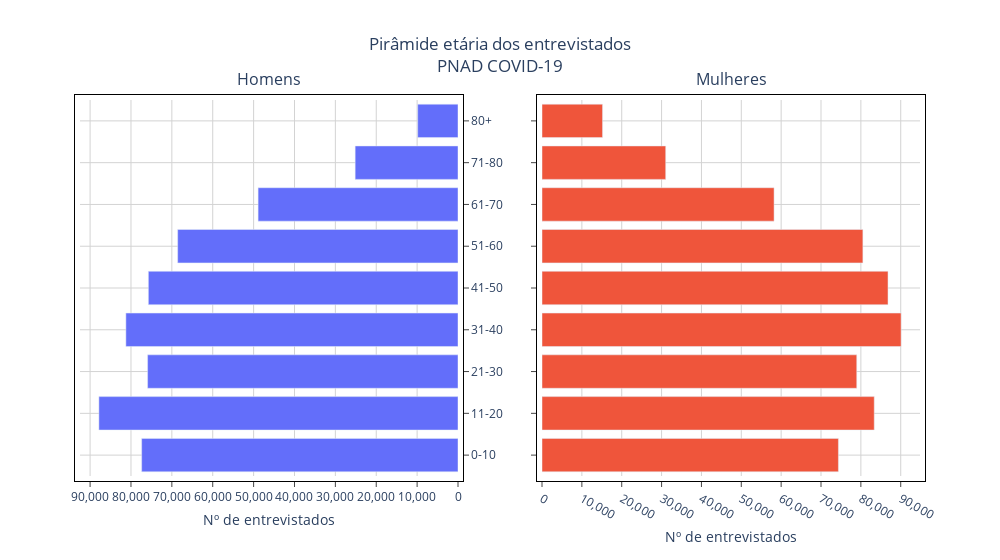

Write notebook code for a chart like this one.
### Code cell
age_groups = list(df_results.sort_values(by='grupo_idade')['grupo_idade'].unique())

males_population = list(df_results.sort_values(by='grupo_idade').loc[df_results['sexo'] == 'Homem']['count_grupo_idade'])
males_population = [-neg_value for neg_value in males_population]
females_population = list(df_results.sort_values(by='grupo_idade').loc[df_results['sexo'] == 'Mulher']['count_grupo_idade'])

# Create a subplot with two horizontal bar charts
fig = make_subplots(rows=1, cols=2, shared_yaxes=True, subplot_titles=('Homens', 'Mulheres'))

# Add bar traces for males and females
fig.add_trace(go.Bar(x=males_population, y=age_groups, orientation='h', name='Homens'), row=1, col=1)
fig.add_trace(go.Bar(x=females_population, y=age_groups, orientation='h', name='Mulheres'), row=1, col=2)

# Custom xticks
fig.update_layout(xaxis2 = dict(
    tickmode='array',
    tickvals = [90000, 80000, 70000, 60000, 50000, 40000, 30000, 20000, 10000, 0],
    ticktext = ['90,000', '80,000', '70,000', '60,000', '50,000', '40,000', '30,000', '20,000', '10,000', '0']
    )
)

# Custom xticks
fig.update_layout(xaxis1 = dict(
    tickmode='array',
    tickvals = [-90000, -80000, -70000, -60000, -50000, -40000, -30000, -20000, -10000, 0],
    ticktext = ['90,000', '80,000', '70,000', '60,000', '50,000', '40,000', '30,000', '20,000', '10,000', '0']
    )
)

# Customize layout
fig.update_xaxes(title_text='Nº de entrevistados', row=1, col=1)
fig.update_xaxes(title_text='Nº de entrevistados', row=1, col=2)

# Set the range of the y-axis to reverse the age pyramid
#fig.update_yaxes(categoryorder='total ascending', row=1, col=1)
fig.update_yaxes(side='right', mirror=True, row=1, col=1)

# Add title and labels
fig.update_layout(title='Pirâmide etária dos entrevistados<br>PNAD COVID-19', title_x=0.5, xaxis=dict(title='Nº de entrevistados'), width=1000, margin_pad=5,
                  showlegend=False, plot_bgcolor='white')

fig.update_xaxes(
    mirror=True,
    ticks='outside',
    showline=True,
    linecolor='black',
    gridcolor='lightgrey'
)
fig.update_yaxes(
    mirror=True,
    ticks='outside',
    showline=True,
    linecolor='black',
    gridcolor='lightgrey'
)

fig.layout.annotations[0].update(y=1.02)
fig.layout.annotations[1].update(y=1.02)

fig.show()

title_name = 'Piramide etária dos entrevistados por sexo'
plotly.offline.plot(fig, filename = f'./plots/{title_name}.html', auto_play=False, auto_open=False)

### Figure 1 — Plotly figure (JSON) as saved in the notebook; plotly's stock layout.template omitted (floating-point values rounded to 4 significant figures)
{"data": [{"name": "Homens", "orientation": "h", "type": "bar", "x": [-77384, -87847, -75933, -81248, -75747, -68577, -48901, -25158, -9861], "xaxis": "x", "y": ["0-10", "11-20", "21-30", "31-40", "41-50", "51-60", "61-70", "71-80", "80+"], "yaxis": "y"}, {"name": "Mulheres", "orientation": "h", "type": "bar", "x": [74366, 83353, 78965, 90093, 86809, 80504, 58222, 31037, 15192], "xaxis": "x2", "y": ["0-10", "11-20", "21-30", "31-40", "41-50", "51-60", "61-70", "71-80", "80+"], "yaxis": "y2"}], "layout": {"annotations": [{"font": {"size": 16}, "showarrow": false, "text": "Homens", "x": 0.225, "xanchor": "center", "xref": "paper", "y": 1.02, "yanchor": "bottom", "yref": "paper"}, {"font": {"size": 16}, "showarrow": false, "text": "Mulheres", "x": 0.775, "xanchor": "center", "xref": "paper", "y": 1.02, "yanchor": "bottom", "yref": "paper"}], "margin": {"pad": 5}, "plot_bgcolor": "white", "showlegend": false, "title": {"text": "Pirâmide etária dos entrevistados<br>PNAD COVID-19", "x": 0.5}, "width": 1000, "xaxis": {"anchor": "y", "domain": [0, 0.45], "gridcolor": "lightgrey", "linecolor": "black", "mirror": true, "showline": true, "tickmode": "array", "ticks": "outside", "ticktext": ["90,000", "80,000", "70,000", "60,000", "50,000", "40,000", "30,000", "20,000", "10,000", "0"], "tickvals": [-90000, -80000, -70000, -60000, -50000, -40000, -30000, -20000, -10000, 0], "title": {"text": "Nº de entrevistados"}}, "xaxis2": {"anchor": "y2", "domain": [0.55, 1], "gridcolor": "lightgrey", "linecolor": "black", "mirror": true, "showline": true, "tickmode": "array", "ticks": "outside", "ticktext": ["90,000", "80,000", "70,000", "60,000", "50,000", "40,000", "30,000", "20,000", "10,000", "0"], "tickvals": [90000, 80000, 70000, 60000, 50000, 40000, 30000, 20000, 10000, 0], "title": {"text": "Nº de entrevistados"}}, "yaxis": {"anchor": "x", "domain": [0, 1], "gridcolor": "lightgrey", "linecolor": "black", "mirror": true, "showline": true, "side": "right", "ticks": "outside"}, "yaxis2": {"anchor": "x2", "domain": [0, 1], "gridcolor": "lightgrey", "linecolor": "black", "matches": "y", "mirror": true, "showline": true, "showticklabels": false, "ticks": "outside"}}}
